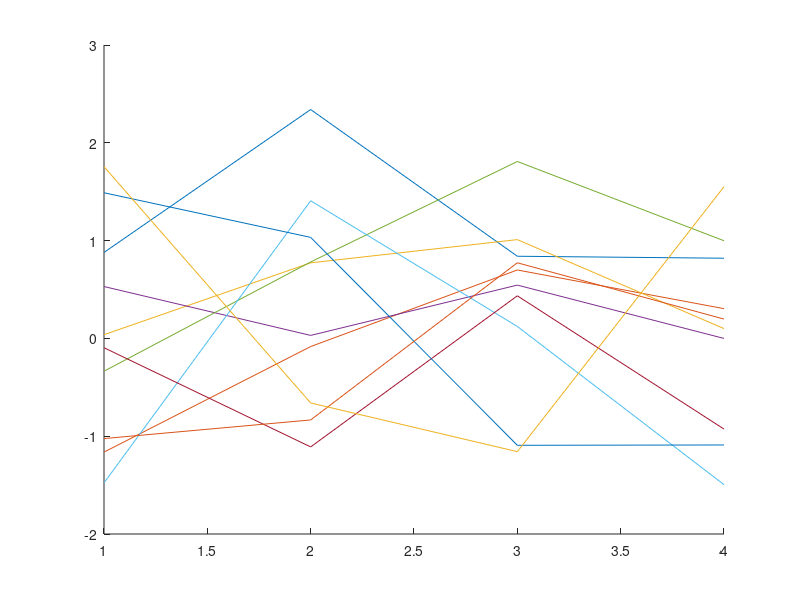

The MATLAB script that drew this image: (Note: this script raises an error after producing the figure.)
close all;
clear;
clc;
npoints=10;
ndims=4;
data=zeros(ndims,npoints);

for i=1:npoints
    for j=1:ndims
        data(j,i)=randn;
    end
end

hold on;
for i=1:npoints
    
    plot(data(:,i));
end 
hold off;
set(gca,xtick=[1,2,3,4]);
set(gca,xticklabels={'x1','x2','x3','x4'})